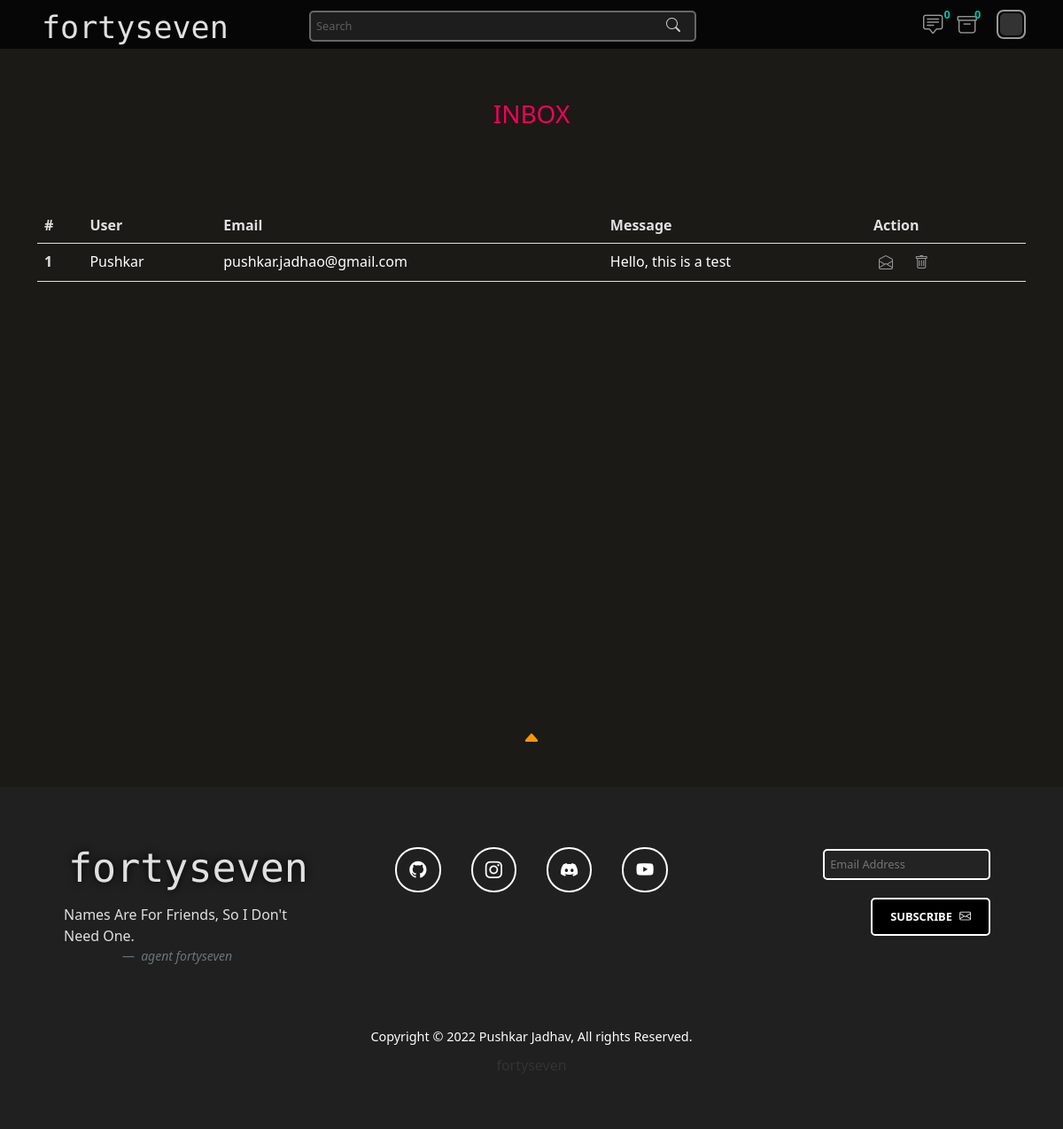
The page /adminView/adminMessages/ (signed in) on the database as committed earlier.
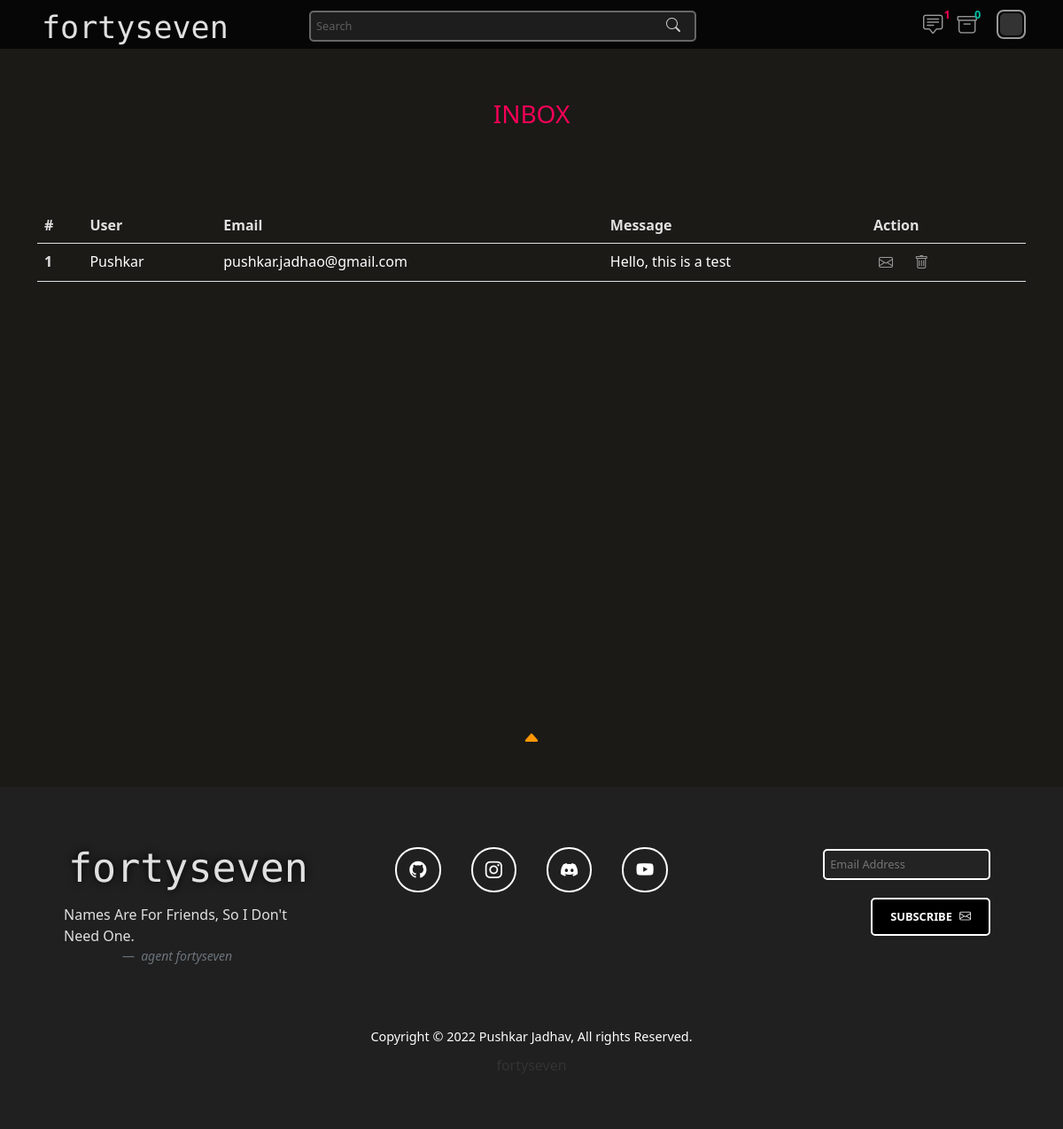
The same page on the database as committed later.
### blogs/models.py (models this page shows, shortened)
class Contact(models.Model):
    name = models.CharField(max_length=30)
    email = models.EmailField()
    desc = models.TextField()
    is_viewed = models.BooleanField(default=False)

### blogs/views_admin.py (the view)
def admin_messages(request):
    context = {}
    if request.user.is_superuser:
        context['pendingReviewCount'] = Blog.objects.filter(is_approved = False).count()
        context['pendingMessageCount'] = Contact.objects.filter(is_viewed = False).count()
        allMessages = Contact.objects.all()
        context['allMessages'] = allMessages
        page = request.GET.get('page', 1)
        paginator = Paginator(allMessages, 15)
        try:
            pendingMessageList = paginator.page(page)
        except PageNotAnInteger:
            pendingMessageList = paginator.page(1)
        except EmptyPage:
            pendingMessageList = paginator.page(paginator.num_pages)
        context['messageList'] = pendingMessageList
        return render(request, 'admin-messages.html', context)
    else:
        return redirect('/')

### template/admin-messages.html (shortened to what this page needs)
{% extends 'base.html' %}
{% load static %}
{% block start %}
<div class="container">
  <div class="row userList adminRowHead">
    <h3>INBOX</h3>
    <div class="col-lg-12 userCol" id="usersTable">
      <table class="table table-hover userAccountTable">
        <thead>
          <tr>
            <th scope="col">#</th>
            <th scope="col">User</th>
            <th scope="col">Email</th>
            <th scope="col">Message</th>
            <th scope="col">Action</th>
          </tr>
        </thead>
        <tbody>
          {% for message in messageList reversed %}
          <tr class="table-row">
            <th scope="row">{{forloop.revcounter}}</th>
            <td>{{message.name}}</td>
            <td>{{message.email}}</td>
            <td>{{message.desc}}</td>
            {% if message.is_viewed %}
            <td><label><button id="markMsg-{{message.pk}}" onclick="markMsg(this.id)"><i class="bi bi-envelope-open"></i></button></label>
            <label><button id="deleteMsg-{{message.pk}}" onclick="deleteMsg(this.id)"><i class="bi bi-trash"></button></label></td>
            {% else %}
            <td><label><button id="markMsg-{{message.pk}}" onclick="markMsg(this.id)"><i class="bi bi-envelope"></i></button></label></label>
                <label><button id="deleteMsg-{{message.pk}}" onclick="deleteMsg(this.id)"><i class="bi bi-trash"></button></label></td>
            {% endif %}
          </tr>
          {% endfor %}
        </tbody>
      </table>
    </div>
  </div>
</div>
{% endblock %}

### template/base.html (shortened to what the changed rows need)
<!doctype html>
<html lang="en">
<head>
  {% load static %}
  <link rel="stylesheet" type="text/css" href="{% static 'styles/blog-styles.css' %}">
  <link href="https://cdn.jsdelivr.net/npm/bootstrap@5.0.2/dist/css/bootstrap.min.css" rel="stylesheet"
>
  <link rel="stylesheet" href="https://cdn.jsdelivr.net/npm/bootstrap-icons@1.8.1/font/bootstrap-icons.css">
  <link rel="stylesheet" href="https://cdn.jsdelivr.net/gh/devicons/devicon@v2.14.0/devicon.min.css">
</head>
<body>
  <div id="navbar">
    <div class="container">
      <div class="row">
        <div class="col-lg-2 col-md-2 brand">
          <div class="heading-text">
            <a href="/">
              <h1>fortyseven</h1>
            </a>
          </div>
        </div>
        <div class="col-lg-4 col-sm-4 nav-contents">
          {% if request.user.is_staff and request.user.is_superuser %}
          <a href="{% url 'blogs:admin-messages' %}"><i class="bi bi-chat-square-text"></i></a>
          {% if pendingMessageCount > 0 %}
          <span class="pending">{{pendingMessageCount}}</span>
          {% else %}
          <span class="noPending">{{pendingMessageCount}}</span>
          {% endif %}
          <a href="{% url 'blogs:review-blog' %}"><i class="bi bi-archive"></i></a>
          {% if pendingReviewCount > 0 %}
          <span class="pending">{{pendingReviewCount}}</span>
          {% else %}
          <span class="noPending">{{pendingReviewCount}}</span>
          {% endif %}
          {% endif %}
          {% if request.user.is_authenticated %}
          <div class="dropdown">
            <button class="btn btn-secondary" type="button" id="dropdownMenuButton2" data-bs-toggle="dropdown"
              aria-expanded="false">
            </button>
          </div>
          {% else %}
          <!-- <a class="btnLoginLogout" href="{% url 'blogs:login' %}">LOGIN/REGISTER <i
              class="bi bi-box-arrow-in-right"></i></a> -->
          <a href="{% url 'blogs:login' %}" class="logInIcon"><i class="bi bi-box-arrow-in-right"></i></a>
          {% endif %}
        </div>
      </div>
    </div>
  </div>
  {% block start %}
  {% endblock %}
  <footer class="">
    <div class="container-fluid footer-container">
      <div class="row icons-row">
        <div class="col-lg-4">
          <div class="footer-heading-text">
            <a href="/">
              <h1>fortyseven</h1>
            </a>
          </div>
        </div>
      </div>
    </div>
  </footer>
</body>
</html>

Rows that differ between the two databases and show on the page:
changed Contact "Pushkar": is_viewed True → False (drawn)
Other text that changed with them:
{{ pendingMessageCount }}: (not shown) → "1"
{{ pendingMessageCount }}: "0" → (not shown)
